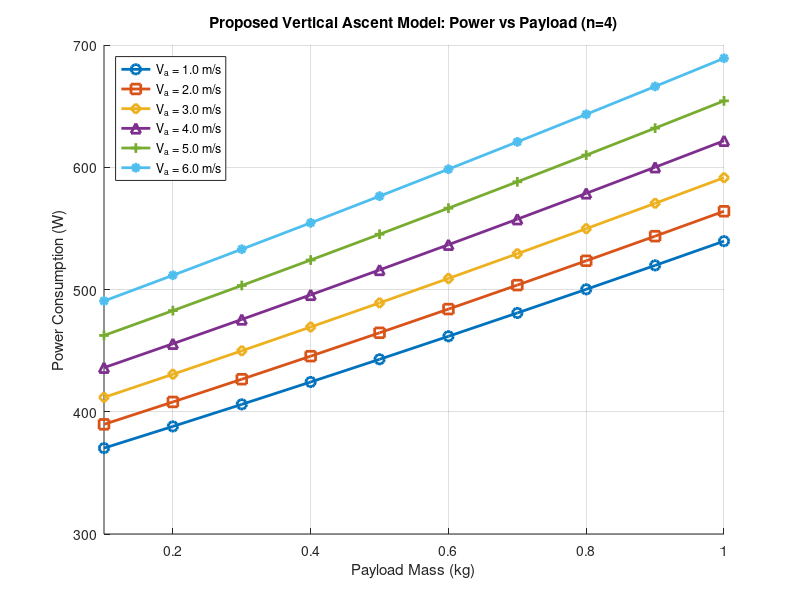

Reproduce this figure in MATLAB.
% Fixed parameters from ascent fit
delta = 0.010827;
s     = 0.044281;
CT    = 0.001223;
k     = 0.11416;
Sfp   = 0.009;
rho   = 1.225;
A     = 0.385;
n     = 4; % fixed rotor count

% Payload sweep (kg)
payload_values = 0.1:0.1:1.0;

% Ascent speeds to evaluate
Va_values = [1 2 3 4 5 6];

% Marker styles for each speed
markers = {'o','s','d','^','+','*'};
colors  = lines(length(Va_values));

% Proposed ascent model function (with variable W)
powerModelAscent = @(W,n,V) ...
    (delta*s/(8*sqrt(n*rho*A))) .* (W/CT).^(3/2) ...
    + (1+k) .* W.^(3/2) ./ sqrt(2*n*rho*A) ...
    + 0.5*W.*V ...
    + (n/4).*Sfp.*rho.*V.^3 ...
    + (0.5*W + (n/4).*Sfp.*rho.*V.^2) .* ...
    sqrt((1+Sfp/A).*V.^2 + (2*W)./(n.*rho.*A));

% Plot Power vs Payload for each ascent speed
figure; hold on;
for j = 1:length(Va_values)
    V = Va_values(j);
    % Compute power for each payload (total weight = frame + payload)
    P = arrayfun(@(m) powerModelAscent((3.0+m)*9.81,n,V), payload_values);
    plot(payload_values, P, ['-' markers{j}], ...
        'Color',colors(j,:),'LineWidth',2,'MarkerSize',7);

    % Percentage change from 0.1 kg to 1.0 kg payload
    Pmin = powerModelAscent((3.0+0.1)*9.81,n,V);
    Pmax = powerModelAscent((3.0+1.0)*9.81,n,V);
    percChange = ((Pmax - Pmin)/Pmin)*100;
    fprintf('Va = %.1f m/s: Power change from 0.1kg to 1.0kg payload = %.2f %% (increase)\n', ...
        V, percChange);
end

xlabel('Payload Mass (kg)');
ylabel('Power Consumption (W)');
title('Proposed Vertical Ascent Model: Power vs Payload (n=4)');
legend(arrayfun(@(v) sprintf('V_a = %.1f m/s',v), Va_values,'UniformOutput',false), ...
    'Location','northwest');
xlim([0.1 1.0]); ylim([300 700]); grid on;
